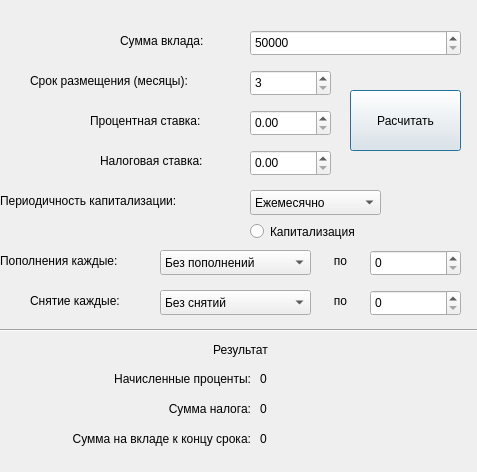
<?xml version="1.0" encoding="UTF-8"?>
<ui version="4.0">
 <class>Deposit</class>
 <widget class="QDialog" name="Deposit">
  <property name="geometry">
   <rect>
    <x>0</x>
    <y>0</y>
    <width>477</width>
    <height>472</height>
   </rect>
  </property>
  <property name="windowTitle">
   <string>Dialog</string>
  </property>
  <widget class="QSpinBox" name="depositStart">
   <property name="geometry">
    <rect>
     <x>250</x>
     <y>30</y>
     <width>211</width>
     <height>26</height>
    </rect>
   </property>
   <property name="minimum">
    <number>50000</number>
   </property>
   <property name="maximum">
    <number>2000000</number>
   </property>
   <property name="singleStep">
    <number>100</number>
   </property>
  </widget>
  <widget class="QSpinBox" name="period">
   <property name="geometry">
    <rect>
     <x>250</x>
     <y>70</y>
     <width>81</width>
     <height>26</height>
    </rect>
   </property>
   <property name="minimum">
    <number>3</number>
   </property>
   <property name="maximum">
    <number>600</number>
   </property>
  </widget>
  <widget class="QPushButton" name="startCalculate">
   <property name="geometry">
    <rect>
     <x>350</x>
     <y>90</y>
     <width>111</width>
     <height>61</height>
    </rect>
   </property>
   <property name="text">
    <string>Расчитать</string>
   </property>
  </widget>
  <widget class="QComboBox" name="periodPayment">
   <property name="geometry">
    <rect>
     <x>250</x>
     <y>190</y>
     <width>131</width>
     <height>25</height>
    </rect>
   </property>
   <item>
    <property name="text">
     <string>Ежемесячно</string>
    </property>
   </item>
   <item>
    <property name="text">
     <string>Ежеквартально</string>
    </property>
   </item>
   <item>
    <property name="text">
     <string>Ежегодно</string>
    </property>
   </item>
  </widget>
  <widget class="QRadioButton" name="Capitalisahion">
   <property name="geometry">
    <rect>
     <x>250</x>
     <y>220</y>
     <width>131</width>
     <height>23</height>
    </rect>
   </property>
   <property name="text">
    <string>Капитализация</string>
   </property>
  </widget>
  <widget class="QComboBox" name="refillTime">
   <property name="geometry">
    <rect>
     <x>160</x>
     <y>250</y>
     <width>151</width>
     <height>25</height>
    </rect>
   </property>
   <item>
    <property name="text">
     <string>Без пополнений</string>
    </property>
   </item>
   <item>
    <property name="text">
     <string>Ежемесячно</string>
    </property>
   </item>
   <item>
    <property name="text">
     <string>Ежеквартально</string>
    </property>
   </item>
   <item>
    <property name="text">
     <string>Ежегодно</string>
    </property>
   </item>
  </widget>
  <widget class="QLabel" name="label">
   <property name="geometry">
    <rect>
     <x>0</x>
     <y>250</y>
     <width>161</width>
     <height>21</height>
    </rect>
   </property>
   <property name="text">
    <string>Пополнения каждые:</string>
   </property>
  </widget>
  <widget class="QLabel" name="label_2">
   <property name="geometry">
    <rect>
     <x>0</x>
     <y>190</y>
     <width>231</width>
     <height>21</height>
    </rect>
   </property>
   <property name="text">
    <string>Периодичность капитализации:</string>
   </property>
  </widget>
  <widget class="QLabel" name="label_3">
   <property name="geometry">
    <rect>
     <x>100</x>
     <y>150</y>
     <width>131</width>
     <height>21</height>
    </rect>
   </property>
   <property name="text">
    <string>Налоговая ставка:</string>
   </property>
  </widget>
  <widget class="QLabel" name="label_4">
   <property name="geometry">
    <rect>
     <x>90</x>
     <y>110</y>
     <width>141</width>
     <height>21</height>
    </rect>
   </property>
   <property name="text">
    <string>Процентная ставка:</string>
   </property>
  </widget>
  <widget class="QLabel" name="label_5">
   <property name="geometry">
    <rect>
     <x>30</x>
     <y>70</y>
     <width>201</width>
     <height>21</height>
    </rect>
   </property>
   <property name="text">
    <string>Срок размещения (месяцы):</string>
   </property>
  </widget>
  <widget class="QLabel" name="label_6">
   <property name="geometry">
    <rect>
     <x>120</x>
     <y>30</y>
     <width>111</width>
     <height>21</height>
    </rect>
   </property>
   <property name="text">
    <string>Сумма вклада:</string>
   </property>
  </widget>
  <widget class="QLabel" name="label_7">
   <property name="geometry">
    <rect>
     <x>320</x>
     <y>250</y>
     <width>41</width>
     <height>21</height>
    </rect>
   </property>
   <property name="text">
    <string>по</string>
   </property>
   <property name="alignment">
    <set>Qt::AlignCenter</set>
   </property>
  </widget>
  <widget class="QLabel" name="label_8">
   <property name="geometry">
    <rect>
     <x>30</x>
     <y>290</y>
     <width>121</width>
     <height>21</height>
    </rect>
   </property>
   <property name="text">
    <string>Снятие каждые:</string>
   </property>
  </widget>
  <widget class="QComboBox" name="cutTime">
   <property name="geometry">
    <rect>
     <x>160</x>
     <y>290</y>
     <width>151</width>
     <height>25</height>
    </rect>
   </property>
   <item>
    <property name="text">
     <string>Без снятий</string>
    </property>
   </item>
   <item>
    <property name="text">
     <string>Ежемесячно</string>
    </property>
   </item>
   <item>
    <property name="text">
     <string>Ежеквартально</string>
    </property>
   </item>
   <item>
    <property name="text">
     <string>Ежегодно</string>
    </property>
   </item>
  </widget>
  <widget class="QLabel" name="label_9">
   <property name="geometry">
    <rect>
     <x>320</x>
     <y>290</y>
     <width>41</width>
     <height>21</height>
    </rect>
   </property>
   <property name="text">
    <string>по</string>
   </property>
   <property name="alignment">
    <set>Qt::AlignCenter</set>
   </property>
  </widget>
  <widget class="QDoubleSpinBox" name="persentBet">
   <property name="geometry">
    <rect>
     <x>250</x>
     <y>110</y>
     <width>81</width>
     <height>26</height>
    </rect>
   </property>
   <property name="maximum">
    <double>20.000000000000000</double>
   </property>
  </widget>
  <widget class="QDoubleSpinBox" name="taxBet">
   <property name="geometry">
    <rect>
     <x>250</x>
     <y>150</y>
     <width>81</width>
     <height>26</height>
    </rect>
   </property>
   <property name="maximum">
    <double>40.000000000000000</double>
   </property>
  </widget>
  <widget class="Line" name="lineResult">
   <property name="geometry">
    <rect>
     <x>-10</x>
     <y>320</y>
     <width>491</width>
     <height>20</height>
    </rect>
   </property>
   <property name="orientation">
    <enum>Qt::Horizontal</enum>
   </property>
  </widget>
  <widget class="QLabel" name="label_10">
   <property name="geometry">
    <rect>
     <x>0</x>
     <y>340</y>
     <width>481</width>
     <height>20</height>
    </rect>
   </property>
   <property name="text">
    <string>Результат</string>
   </property>
   <property name="alignment">
    <set>Qt::AlignCenter</set>
   </property>
  </widget>
  <widget class="QLabel" name="label_11">
   <property name="geometry">
    <rect>
     <x>20</x>
     <y>370</y>
     <width>231</width>
     <height>17</height>
    </rect>
   </property>
   <property name="text">
    <string>Начисленные проценты:</string>
   </property>
   <property name="alignment">
    <set>Qt::AlignRight|Qt::AlignTrailing|Qt::AlignVCenter</set>
   </property>
  </widget>
  <widget class="QLabel" name="label_12">
   <property name="geometry">
    <rect>
     <x>20</x>
     <y>400</y>
     <width>231</width>
     <height>17</height>
    </rect>
   </property>
   <property name="text">
    <string>Сумма налога:</string>
   </property>
   <property name="alignment">
    <set>Qt::AlignRight|Qt::AlignTrailing|Qt::AlignVCenter</set>
   </property>
  </widget>
  <widget class="QLabel" name="label_13">
   <property name="geometry">
    <rect>
     <x>20</x>
     <y>430</y>
     <width>231</width>
     <height>17</height>
    </rect>
   </property>
   <property name="text">
    <string>Сумма на вкладе к концу срока:</string>
   </property>
   <property name="alignment">
    <set>Qt::AlignRight|Qt::AlignTrailing|Qt::AlignVCenter</set>
   </property>
  </widget>
  <widget class="QLabel" name="accruedResult">
   <property name="geometry">
    <rect>
     <x>260</x>
     <y>370</y>
     <width>201</width>
     <height>17</height>
    </rect>
   </property>
   <property name="text">
    <string>0</string>
   </property>
  </widget>
  <widget class="QLabel" name="sumTaxResult">
   <property name="geometry">
    <rect>
     <x>260</x>
     <y>400</y>
     <width>201</width>
     <height>17</height>
    </rect>
   </property>
   <property name="text">
    <string>0</string>
   </property>
  </widget>
  <widget class="QLabel" name="depositResult">
   <property name="geometry">
    <rect>
     <x>260</x>
     <y>430</y>
     <width>201</width>
     <height>17</height>
    </rect>
   </property>
   <property name="text">
    <string>0</string>
   </property>
  </widget>
  <widget class="QSpinBox" name="refillCount">
   <property name="geometry">
    <rect>
     <x>370</x>
     <y>250</y>
     <width>91</width>
     <height>26</height>
    </rect>
   </property>
   <property name="maximum">
    <number>500000</number>
   </property>
  </widget>
  <widget class="QSpinBox" name="cutCount">
   <property name="geometry">
    <rect>
     <x>370</x>
     <y>290</y>
     <width>91</width>
     <height>26</height>
    </rect>
   </property>
   <property name="maximum">
    <number>1000000</number>
   </property>
  </widget>
 </widget>
 <resources/>
 <connections/>
</ui>
